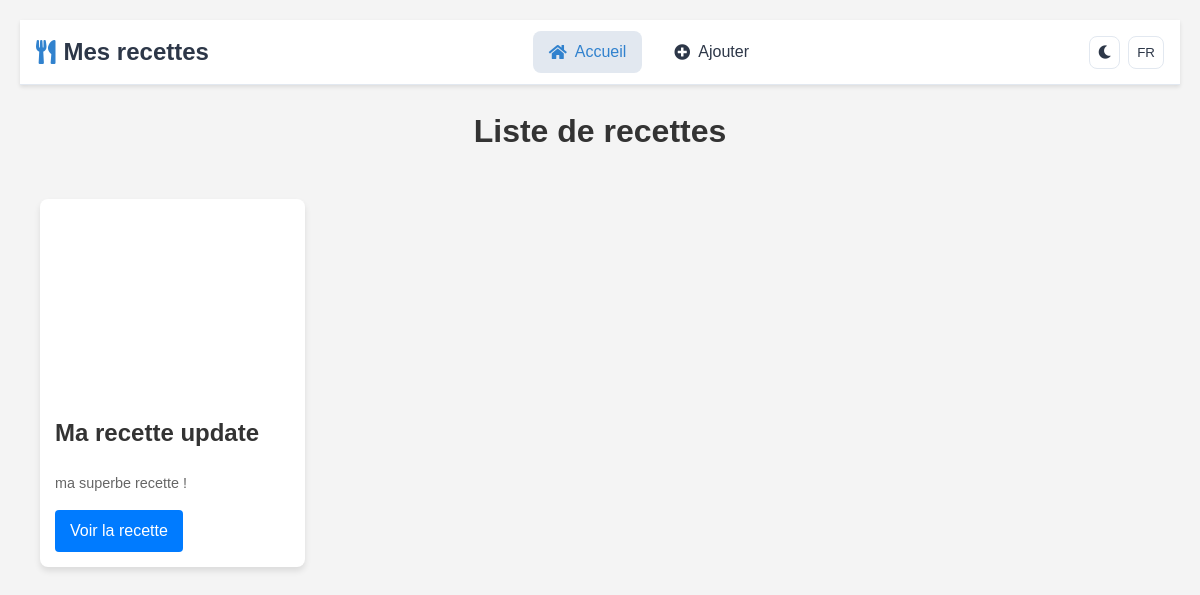
Before: / with the older database file.
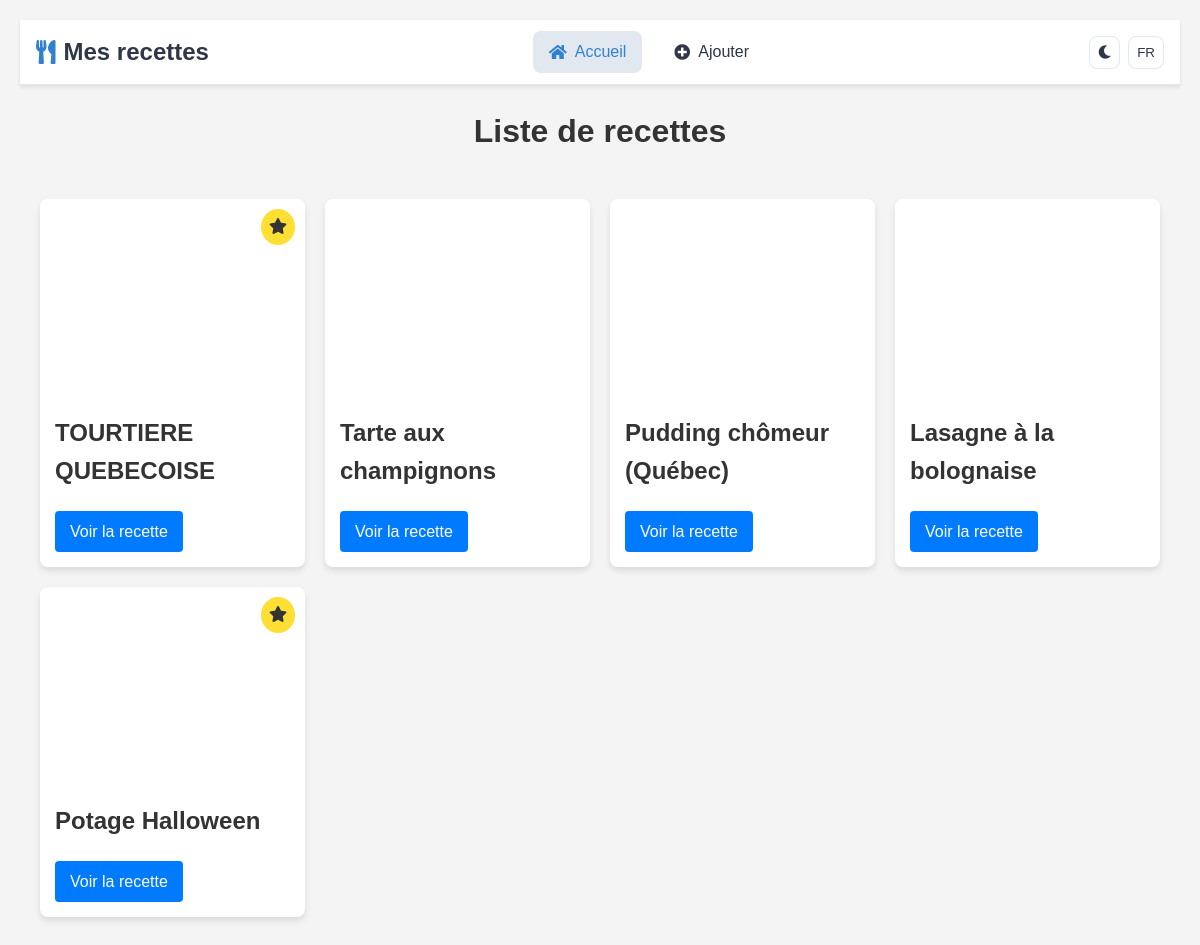
After: the same page with the newer database file.
### tables this page shows
CREATE TABLE recipes (
        id INTEGER PRIMARY KEY AUTOINCREMENT,
        name TEXT NOT NULL,
        description TEXT,
        url TEXT,
        image TEXT,
        isFavorite INTEGER DEFAULT 0
    );

### src/helpers/helpers.php (called while the page is built)
<?php
function translate($key) {
    global $lang;
    $translations = require __DIR__ . '/translations.php';
    return $translations[$lang][$key] ?? $key;
}

### src/database/database.php (called while the page is built, shortened)
<?php
function getDatabaseConnection() {
    $databasePath = __DIR__ . '/../../database/recetteDb.db';
    try {
        $pdo = new PDO('sqlite:' . $databasePath);
        $pdo->setAttribute(PDO::ATTR_ERRMODE, PDO::ERRMODE_EXCEPTION);
        return $pdo;
    } catch (PDOException $e) {
        die("Erreur de connexion à la base de données : " . $e->getMessage());
    }
}
function getAllRecipes() {
    $pdo = getDatabaseConnection();
    $stmt = $pdo->query("SELECT * FROM recipes");
    $recipes = $stmt->fetchAll(PDO::FETCH_ASSOC);
    return $recipes;
}

### template/components/recipe-card.php (the view, shortened to what this page needs)
<?php
function renderRecipeCard($recipe) {
    $defaultImage = 'https://images.unsplash.com/photo-1466637574441-749b8f19452f?auto=format&fit=crop&w=500&q=60';
    $descriptionLength = $options['descriptionLength'] ?? 100;
    ?>
    <div class="recipe-card">
        <div class="recipe-image" style="background-image: url('<?= htmlspecialchars($recipe['image'] ?: $defaultImage) ?>');">
            <?php if ($recipe['isFavorite']): ?>
                <span class="favorite-badge"><i class="fas fa-star"></i></span>
            <?php endif; ?>
        </div>
        <div class="recipe-content">
            <h2><?= htmlspecialchars($recipe['name']) ?></h2>
            <p class="recipe-description">
                <?= htmlspecialchars(mb_substr($recipe['description'], 0, $descriptionLength)) ?>
            </p>
            <a href="recipe_details.php?id=<?= $recipe['id'] ?>" class="view-recipe">
                <?= translate('viewRecipe') ?>
            </a>
        </div>
    </div>
    <?php
}
function renderRecipeGrid($recipes, $options = []) {
    if (empty($recipes)): ?>
        <p class="no-recipes"><?= translate('noRecipe') ?></p>
    <?php else: ?>
        <div class="recipe-grid">
            <?php foreach ($recipes as $recipe):
                renderRecipeCard($recipe, $options);
            endforeach; ?>
        </div>
    <?php endif;
}
?>

### public/index.php (shortened to what this page needs)
<?php
require_once __DIR__ . '/../src/database/database.php';
require_once __DIR__ . '/../src/helpers/helpers.php';
require_once __DIR__ . '/../template/components/recipe-card.php';
$lang = $_COOKIE['lang'] ?? 'fr';
$mode = $_COOKIE['mode'] ?? 'light';
$recipes = getAllRecipes();
?>
<!DOCTYPE html>
<html lang="<?= $lang ?>">
<head>
    <link rel="stylesheet" href="css/style.css">
    <link rel="stylesheet" href="../template/components/css/navbar.css">
    <link rel="stylesheet" href="../template/components/css/recipe_card.css">
    <link rel="stylesheet" href="https://cdnjs.cloudflare.com/ajax/libs/font-awesome/5.15.3/css/all.min.css">
</head>
<body class="<?= $mode ?>">
<?php include '../template/components/navbar.php'; ?>
<h1><?= translate('recipesList') ?></h1>
<?php
renderRecipeGrid($recipes);
?>
</body>
</html>

### template/components/navbar.php (shortened to what this page needs)
<?php
$lang = $_COOKIE['lang'] ?? 'fr';
$mode = $_COOKIE['mode'] ?? 'light';
require_once __DIR__ . '/../../src/helpers/helpers.php';
function isActiveLink($path) {
    $currentPage = basename($_SERVER['PHP_SELF']);
    return $currentPage === $path ? 'active' : '';
}
?>
<nav class="navbar">
    <div class="navbar-container">
        <div class="navbar-brand">
            <a href="../../public/index.php">
                <i class="fas fa-utensils"></i>
                <span><?= translate('appName') ?></span>
            </a>
        </div>
        <div class="navbar-links">
            <a href="../../public/index.php" class="<?= isActiveLink('index.php') ?>">
                <i class="fas fa-home"></i>
                <span><?= translate('home') ?></span>
            </a>
            <a href="../../public/add_recipe.php" class="<?= isActiveLink('add_recipe.php') ?>">
                <i class="fas fa-plus-circle"></i>
                <span><?= translate('add') ?></span>
            </a>
        </div>
        <div class="navbar-actions">
            <button class="theme-toggle" onclick="toggleMode()" aria-label="Toggle theme">
                <?php if ($mode === 'dark'): ?>
                    <i class="fas fa-sun"></i>
                <?php else: ?>
                    <i class="fas fa-moon"></i>
                <?php endif; ?>
            </button>
            <button class="lang-toggle" onclick="window.location.href='../../src/helpers/toggle_lang.php'" aria-label="Change language">
                <?php if ($lang === 'fr'): ?>
                    <span>FR</span>
                <?php else: ?>
                    <span>EN</span>
                <?php endif; ?>
            </button>
        </div>
    </div>
</nav>

### public/css/style.css (style rules this page uses)
body { font-family: 'Arial', sans-serif; line-height: 1.6; margin: 0; padding: 20px; background-color: #f4f4f4; transition: background-color 0.3s, color 0.3s; }
h1 { text-align: center; color: #333; }

### template/components/css/navbar.css (style rules this page uses)
:root { --navbar-bg: #ffffff; --navbar-text: #2d3748; --navbar-hover: #4a5568; --navbar-active: #3182ce; --navbar-border: #e2e8f0; --navbar-shadow: rgba(0, 0, 0, 0.1); }
.navbar { position: sticky; top: 0; z-index: 1000; background-color: var(--navbar-bg); border-bottom: 1px solid var(--navbar-border); box-shadow: 0 2px 4px var(--navbar-shadow); }
.navbar-container { max-width: 1200px; margin: 0 auto; padding: 0 1rem; height: 4rem; display: flex; align-items: center; justify-content: space-between; }
.navbar-brand a { display: flex; align-items: center; gap: 0.5rem; font-size: 1.5rem; font-weight: bold; color: var(--navbar-text); text-decoration: none; }
.navbar-brand i { color: var(--navbar-active); }
.navbar-links { display: flex; gap: 1rem; }
.navbar-links a { display: flex; align-items: center; gap: 0.5rem; padding: 0.5rem 1rem; color: var(--navbar-text); text-decoration: none; border-radius: 0.5rem; }
.navbar-links a.active { color: var(--navbar-active); background-color: var(--navbar-border); }
.navbar-actions { display: flex; gap: 0.5rem; }
.theme-toggle, .lang-toggle { padding: 0.5rem; background: none; border: 1px solid var(--navbar-border); border-radius: 0.5rem; color: var(--navbar-text); cursor: pointer; }

### template/components/css/recipe_card.css (style rules this page uses)
.recipe-grid { display: grid; grid-template-columns: repeat(auto-fill, minmax(250px, 1fr)); gap: 20px; padding: 20px; }
.recipe-card { background-color: #fff; border-radius: 8px; box-shadow: 0 4px 6px rgba(0, 0, 0, 0.1); overflow: hidden; transition: transform 0.3s, box-shadow 0.3s; }
.recipe-image { height: 200px; background-size: cover; background-position: center; position: relative; }
.favorite-badge { position: absolute; top: 10px; right: 10px; background-color: rgba(255, 215, 0, 0.8); color: #333; padding: 5px 8px; border-radius: 50%; }
.recipe-content { padding: 15px; }
.recipe-content h2 { margin-top: 0; color: #333; }
.view-recipe { display: inline-block; background-color: #007bff; color: #fff; padding: 8px 15px; text-decoration: none; border-radius: 4px; transition: background-color 0.3s; }
.recipe-description { color: #666; font-size: 0.9em; margin-bottom: 15px; }

Changed rows visible on the page:
removed recipes: name "Ma recette update", description "ma superbe recette !"
added recipes: isFavorite 1 (drawn), name "TOURTIERE QUEBECOISE"
added recipes: name "Tarte aux champignons"
added recipes: name "Pudding chômeur (Québec)"
added recipes: name "Lasagne à la bolognaise"
added recipes: isFavorite 1 (drawn), name "Potage Halloween"
